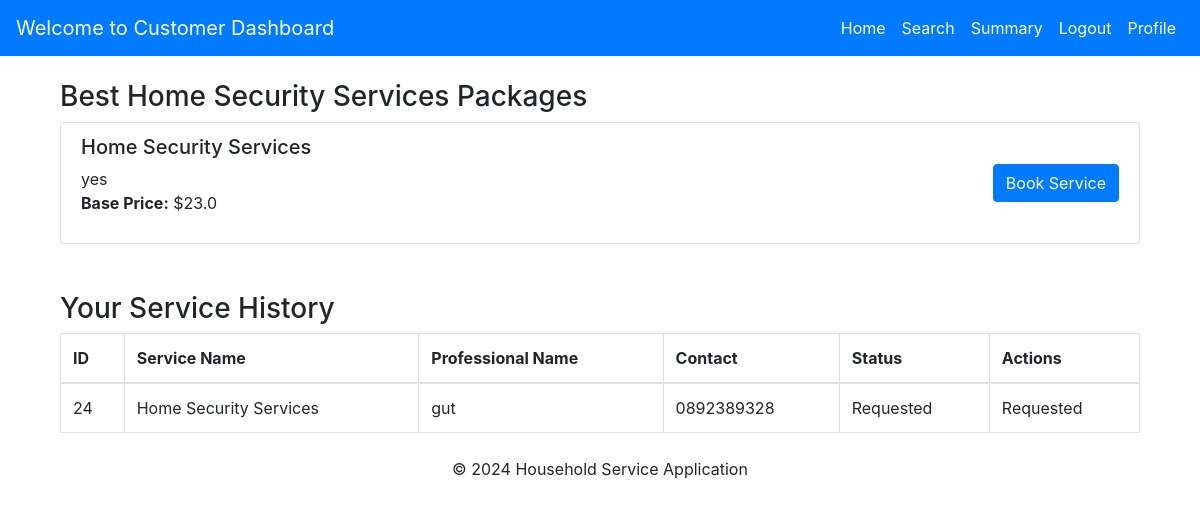
Before: /subcategory/1 (signed in) with the older database file.
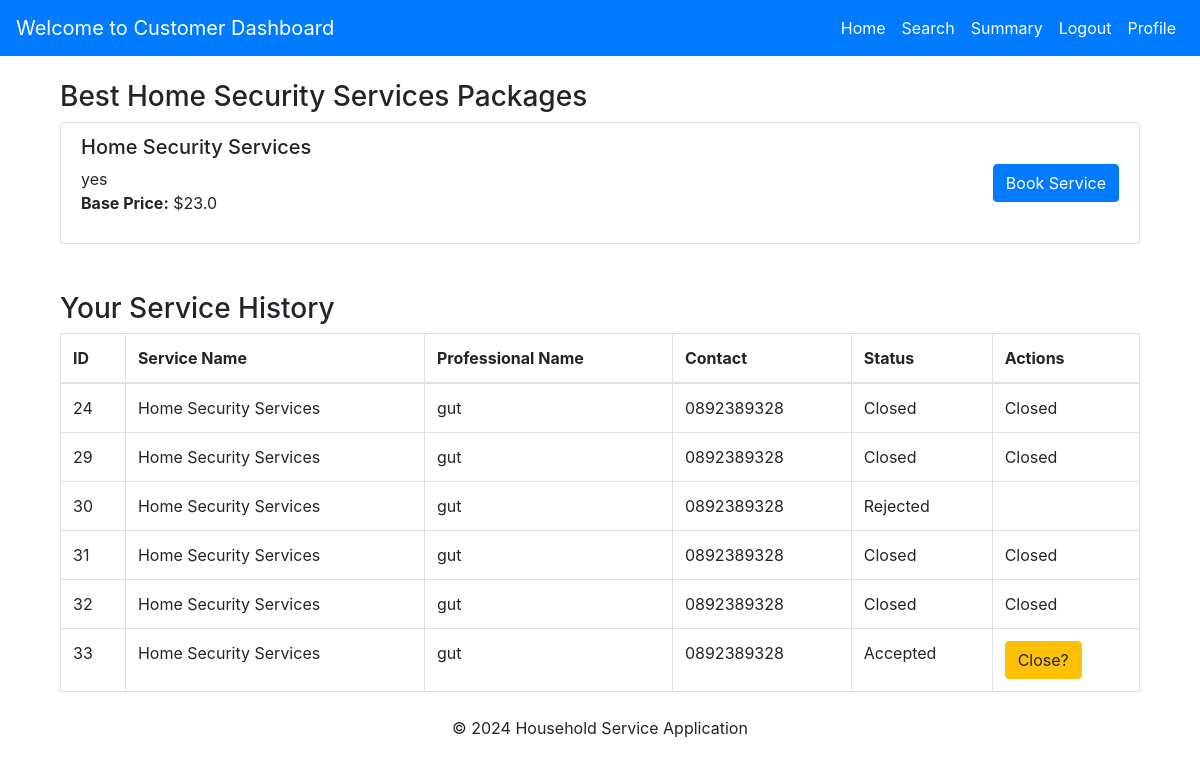
After: the same page with the newer database file.
### models.py (models this page shows, shortened)
class Service(db.Model):
    __tablename__ = 'service'
    service_id = db.Column(db.Integer, primary_key=True, autoincrement=True, nullable=False)
    user_id = db.Column(db.Integer, db.ForeignKey('users.user_id'), default=1, nullable=True)
    prof_id = db.Column(db.Integer, db.ForeignKey('service_professionals.prof_id'), default=1, nullable=True)
    name = db.Column(db.String(100), nullable=True)
    new_service_name = db.Column(db.String(100), nullable=True)
    description = db.Column(db.Text, nullable=True)
    base_price = db.Column(db.Float, nullable=False)
    date_created = db.Column(db.DateTime, default=datetime.utcnow)
    image = db.Column(db.String(255), nullable=True)

class ServiceRequest(db.Model):
    __tablename__ = 'service_requests'
    req_id = db.Column(db.Integer, primary_key=True, autoincrement=True, nullable=False)
    user_id = db.Column(db.Integer, db.ForeignKey('users.user_id'), nullable=True)
    service_id = db.Column(db.Integer, db.ForeignKey('service.service_id'), nullable=True)
    prof_id = db.Column(db.Integer, db.ForeignKey('service_professionals.prof_id'), nullable=True)
    status = db.Column(db.String(20), default='Requested', nullable=False)
    rating = db.Column(db.Integer)
    remarks = db.Column(db.String(255))
    requested_date = db.Column(db.DateTime, default=datetime.utcnow, nullable=False)
    close_date = db.Column(db.DateTime, default=datetime.utcnow, nullable=False)
    service = db.relationship('Service', backref='requests')
    professional = db.relationship('ServiceProfessional', backref='requests')

class ServiceProfessional(UserMixin, db.Model):
    __tablename__ = 'service_professionals'
    prof_id = db.Column(db.Integer, primary_key=True, autoincrement=True, nullable=False)  # Auto-increment primary key
    username = db.Column(db.String(255), unique=True, nullable=False)  # Unique username
    password = db.Column(db.String(200), nullable=False)  # Store hashed password
    prof_name = db.Column(db.String(250), nullable=False)  # Name of the professional
    service_type = db.Column(db.String(100), nullable=False)  # Type of service offered
    experience = db.Column(db.String(100), nullable=False)  # Years of experience
    address = db.Column(db.Text, nullable=False)  # Address
    contact = db.Column(db.String(15), nullable=False)  # Contact number
    pincode = db.Column(db.String(10), nullable=False)  # Pincode/ZIP code
    date_created = db.Column(db.DateTime, default=func.now(), nullable=False)  # Automatically set to current timestamp
    status = db.Column(db.Text, default=ProfessionalStatus.PENDING, nullable=False)  # Status stored as text
    role = db.Column(db.String(50), default='service_professional', nullable=False)
    service_requests = db.relationship('ServiceRequest', backref='service_professionals', lazy=True)

### customer_routes.py (the view, shortened to what this page needs)
@customer_bp.route('/subcategory/<int:service_id>', methods=['GET'])
def subcategory(service_id):
    service = Service.query.get(service_id)
    if not service:
        flash("Service not found!", "error")
        return redirect(url_for('customer.dashboard'))
    user_id = session.get('user_id')  # Get logged-in user's ID
    if not user_id:
        flash("You need to log in to access this page.", "danger")
        return redirect(url_for('main.login'))  # Redirect to login page
    services = Service.query.filter(Service.service_id == service_id).all()
    service_history = ServiceRequest.query.filter_by(service_id=service_id, user_id=user_id).all()
    return render_template(
        'user_panel/subcategory.html',
        service=service,
        services=services,
        service_history=service_history
    )

### templates/user_panel/subcategory.html (shortened to what this page needs)
{% extends 'user_panel/base.html' %}
{% block content %}
<div class="container">
    <section class="services mt-4">
        <h3>Best {{ service.name }} Packages</h3>
        <div class="list-group">
            {% for service in services %}
            <div class="list-group-item d-flex justify-content-between align-items-center">
                <div>
                    <h5>{{ service.name }}</h5>
                    <p>{{ service.description }}<br>
                    <strong>Base Price:</strong> ${{ service.base_price }}</p>
                </div>
                <a href="{{ url_for('customer.subcategory', service_id=service.service_id, action='book_service') }}"
                   class="btn btn-primary">Book Service</a>
            </div>
            {% endfor %}
        </div>
    </section>
    <section class="service-history mt-5">
        <h3>Your Service History</h3>
        <table class="table table-bordered">
            <thead>
                <tr>
                    <th>ID</th>
                    <th>Service Name</th>
                    <th>Professional Name</th>
                    <th>Contact</th>
                    <th>Status</th>
                    <th>Actions</th>
                </tr>
            </thead>
            <tbody>
                {% for service_request in service_history %}
                    <tr>
                        <td>{{ service_request.req_id }}</td>
                        <td>{{ service_request.service.name }}</td>
                        <td>{{ service_request.service_professionals.prof_name if service_request.service_professionals else 'N/A' }}</td>
                        <td>{{ service_request.service_professionals.contact if service_request.service_professionals else 'N/A' }}</td>
                        <td>{{ service_request.status }}</td>
                        <td>
                            {% if service_request.status == 'Closed' %}
                                Closed
                            {% elif service_request.status == 'Requested' %}
                                Requested
                            {% elif service_request.status == 'Accepted' %}
                                <a href="{{ url_for('customer.service_feedback', request_id=service_request.req_id) }}" class="btn btn-warning">Close?</a>
                            {% endif %}
                        </td>
                    </tr>
                {% endfor %}
            </tbody>
        </table>
    </section>
</div>
{% endblock %}

Changed rows visible on the page:
changed ServiceRequest id 24: status "Requested" → "Closed"
added ServiceRequest: req_id "29", service.name "Home Security Services", service_professionals "gut", service_professionals "0892389328", status "Closed"
added ServiceRequest: req_id "30", service.name "Home Security Services", service_professionals "gut", service_professionals "0892389328", status "Rejected"
added ServiceRequest: req_id "31", service.name "Home Security Services", service_professionals "gut", service_professionals "0892389328", status "Closed"
added ServiceRequest: req_id "32", service.name "Home Security Services", service_professionals "gut", service_professionals "0892389328", status "Closed"
added ServiceRequest: req_id "33", service.name "Home Security Services", service_professionals "gut", service_professionals "0892389328", status "Accepted"
